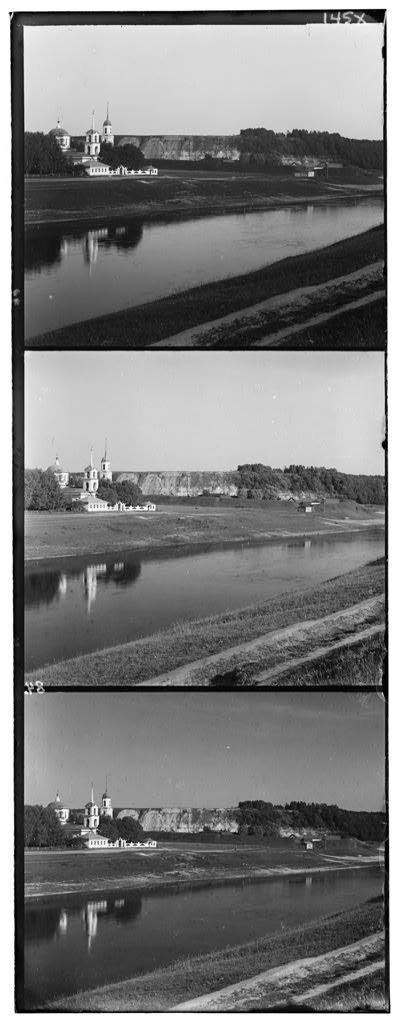
#> input picture 00125v.jpg, 400 x 1024 px; its folder holds only this picture in this run
$ python Q3Extra.py   (older library calls are emulated)
#> lines starting #> are read from the running program, lines starting #| are printed output that depends on the picture

# coding: utf-8

# In[13]:


import matplotlib.pyplot as plt
from PIL import Image, ImageChops
import numpy as np
# from scipy.misc import imresize
#vancouver_tableau


l=[]
import os
files = [f for f in os.listdir('.') if os.path.isfile(f)]
for f in files:
    if ".jpg" in f:
        l.append(f)
try:
    os.mkdir("op")
except OSError as error:
    ("")
def ncc(image1,image2):
    image1=image1-image1.mean(axis=0)
    image2=image2-image2.mean(axis=0)
    return np.sum(((image1/np.linalg.norm(image1)) * (image2/np.linalg.norm(image2))))

def nccAlign(image1, image2, ofsetx,ofsety,_range):
    ncc_min = -1
    value=np.linspace(-_range+ofsetx,_range+ofsetx,2*_range,dtype=int)
    for i in value:
        for j in value:
            Diffncc = ncc(image1,np.roll(image2,[i,j],axis=(0,1)))
            if Diffncc > ncc_min:
                ncc_min = Diffncc
                output = [i,j]
#     print(output)
    return output
#'vancouver_tableau.jpg'
for name in l:
    imname=name
    img1=Image.open(imname)
#> img1 is the input picture: PIL image 400x1024 L; min 0, max 255, mean 124.2
    img=np.asarray(img1)
    w,h=img.shape
#> w = 1024; h = 400
    print(w,h)
#| 1024 400
    plt.figure()
    plt.imshow(img)

    w,h=img.shape

    plt.imshow(img)

    scale=1/2
    # image=imresize(img,scale)
    image=img1.resize((int(h/2), int(w/2)))


    img=np.asarray(image)
    print(img.shape)
#| (512, 200)
    w,h=img.shape
#> w = 512; h = 200
    height=int(w/3)
#> height = 170
    b_lue=img[0:height,:]
    gre_en=img[height:2*height,:]
    re_d=img[2*height:3*height,:]


    img1=np.asarray(img1)
    he_=int(img1.shape[0]/3)
#> he_ = 341

    b_=img1[0:he_,:]
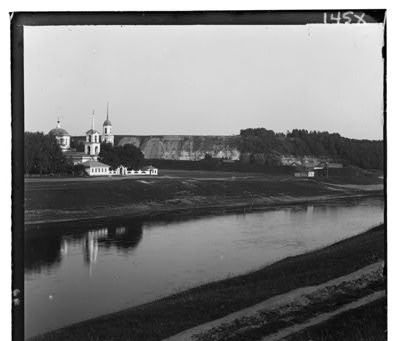
#> b_: shape (341, 400); min 0, max 255, mean 125.9
    g_=img1[he_:2*he_,:]
    r_=img1[2*he_:3*he_,:]


    xgb,ygb=0,0
    xrb,yrb=0,0
    GtoBalign = nccAlign(b_lue,gre_en,xgb,ygb,15)
#> the loop in nccAlign, `for i in value:` made 30 passes
#> pass 1, in ncc, `image1=image1-image1.mean(axis=0)`:
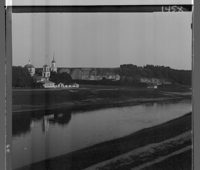
#> image1: shape (170, 200) float64; min -130.9, max 231.1, mean 0; drawn with min black and max white
#> after the loop in nccAlign, `for i in value:`: ncc_min = 0.732; output = [3, 0]
#> GtoBalign = [3, 0]
    RtoBalign = nccAlign(b_lue,re_d,xrb,yrb,15)
#> the loop in nccAlign (call 2), `for i in value:` made 30 passes
#> pass 1, in ncc (call 904), `image2=image2-image2.mean(axis=0)`:
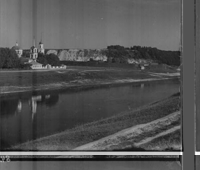
#> image2: shape (170, 200) float64; min -115, max 236.3, mean 0; drawn with min black and max white
#> RtoBalign = [4, 0]
    x_gtob,y_gtob=GtoBalign[0]*2,GtoBalign[1]*2
#> x_gtob = 6; y_gtob = 0
    x_rtob,y_rtob=RtoBalign[0]*2,RtoBalign[1]*2
#> x_rtob = 8; y_rtob = 0

    g_=np.roll(g_,[x_gtob,y_gtob],axis=(0,1))
    r_=np.roll(r_,[x_rtob,y_rtob],axis=(0,1))


    r_to_b = nccAlign(b_,r_,x_rtob,y_rtob,5)
#> the loop in nccAlign (call 3), `for i in value:` made 10 passes
#> pass 1, in ncc (call 1803), `image2=image2-image2.mean(axis=0)`:
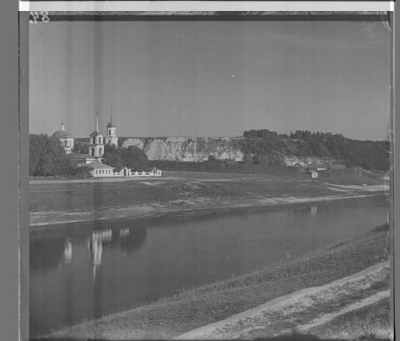
#> image2: shape (341, 400) float64; min -197.3, max 238.3, mean 0; drawn with min black and max white
#> r_to_b = [3, 3]
    g_to_b = nccAlign(b_,g_,x_gtob,y_gtob,5)
#> the loop in nccAlign (call 4), `for i in value:` made 10 passes
#> pass 1, in ncc (call 1904), `image2=image2-image2.mean(axis=0)`:
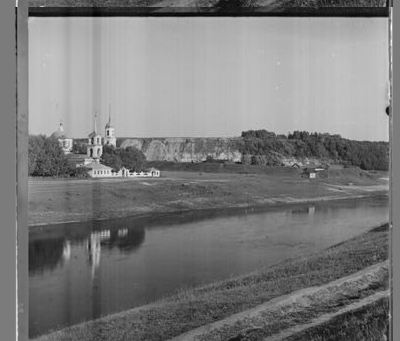
#> image2: shape (341, 400) float64; min -146.9, max 155.2, mean 0; drawn with min black and max white
#> g_to_b = [1, 2]

    r=np.roll(r_,r_to_b,axis=(0,1))
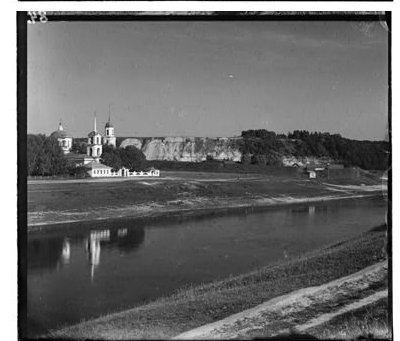
#> r: shape (341, 400); min 0, max 255, mean 106.9
    g=np.roll(g_,g_to_b,axis=(0,1))

    final_image = (np.dstack((r,g,b_))).astype(np.uint8)
    def rmargins(image):
        w = image.shape[0]
#> w = 341
        h =image.shape[1]
#> h = 400
        xmar = int(w * 0.05)
#> xmar = 17
        ymar = int(h * 0.05)
#> ymar = 20
        return image[ xmar : w-xmar, ymar : h-ymar ]
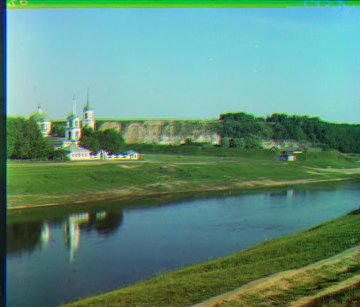
#> returned value: shape (307, 360, 3); mean of channels 0, 1, 2 95, 142, 122.3; drawn as R, G, B
    final_image=rmargins(final_image)
    final_image = Image.fromarray(final_image)
    final_image.save("op/"+name)
    plt.figure()
    plt.imshow(final_image)


# In[3]:


g.shape

$ run again, on 00398v.jpg
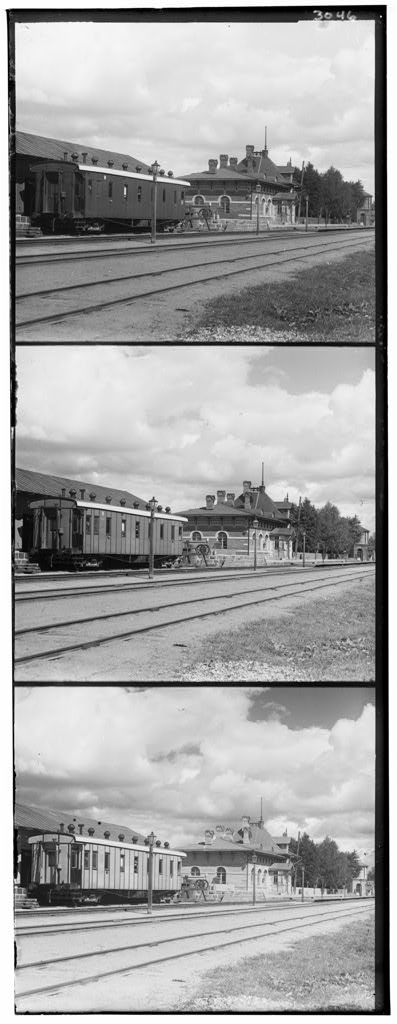
#> input picture 00398v.jpg, 397 x 1024 px
#> img1 is the input picture: PIL image 397x1024 L; min 0, max 255, mean 163.6
#| 1024 397
#| (512, 198)
#> after the loop in nccAlign, `for i in value:`: ncc_min = 0.799; output = [3, 1]
#> RtoBalign = [4, 2]
#> x_gtob = 6; y_gtob = 2
#> x_rtob = 8; y_rtob = 4
#> r_to_b = [3, 3]
#> the loop in nccAlign (call 4), `for i in value:` made 10 passes
#> pass 1, in ncc (call 1904), `image2=image2-image2.mean(axis=0)`:
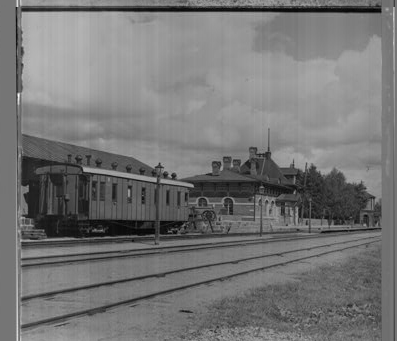
#> image2: shape (341, 397) float64; min -173.1, max 202.6, mean 0; drawn with min black and max white
#> g_to_b = [1, 1]
#> in rmargins, `return image[ xmar : w-xmar, ymar : h-ymar ]`:
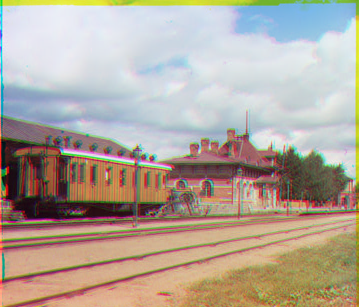
#> returned value: shape (307, 359, 3); mean of channels 0, 1, 2 178.4, 166.5, 154.5; drawn as R, G, B
